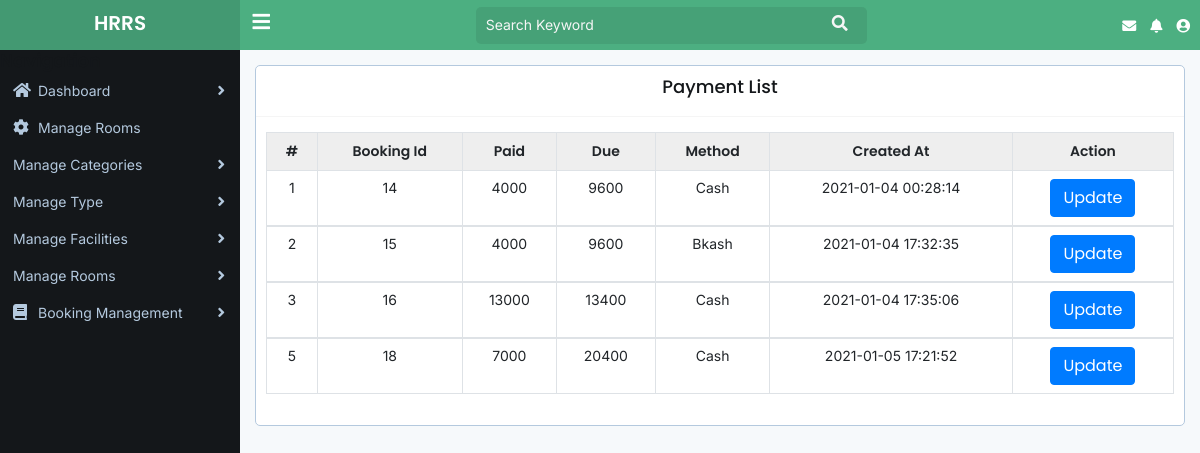
The app's page /payment.php (signed in) with its own data.
### tables this page shows
CREATE TABLE `payment` (
  `payment_id` int(11) NOT NULL,
  `book_id` int(11) NOT NULL,
  `paid` varchar(50) NOT NULL,
  `due` varchar(50) NOT NULL,
  `method` varchar(50) NOT NULL,
  `created_at` datetime DEFAULT current_timestamp()
);

### payment.php (the view, shortened to what this page needs)
<?php include 'header.php';
include 'sidebar.php' ?>
			<div class="main-content-area">
				<div class="content">
					<div class="container-fluid">
						<div class="row">
							<div class="col-lg-12">
								<div class="box text-center">
									<div class="box-header with-border">
										<h4 class="box-title">Payment List</h4>
									</div>
									<div class="box-body">
										<table class="table table-bordered table-hover">
											<thead>
												<tr>
													<th>#</th>
													<th>Booking Id</th>
													<th>Paid</th>
													<th>Due</th>
													<th>Method</th>
													<th>Created At</th>
													<th>Action</th>
												</tr>
											</thead>
											<?php
                    $sql="SELECT * FROM payment";
                    $run=$conn->query($sql);
                    if($run->num_rows > 0){
                        while ($result=$run->fetch_assoc()) {?>
                        <tbody>
                        <tr>
                            <td><?php echo $result['payment_id']?></td>
                            <td><?php echo $result['book_id']?></td>
                            <td><?php echo $result['paid']?></td>
                            <td><?php echo $result['due']?></td>
                            <td><?php echo $result['method']?></td>
                            <td><?php echo $result['created_at']?></td>
                            <td><a href="updatepayment.php?payment_id=<?php echo $result['payment_id']?>" class="btn btn-primary">Update</a>
                            </td>
                        </tr>
                        </tbody>
                        <?php
                        }
                    }
                    ?>
										</table>
									</div>
								</div>
							</div>
						</div>
					</div>
				</div>
			</div>
<?php include 'footer.php'?>

### assets/css/style.css (style rules this page uses)
* { margin: 0px; padding: 0px; box-sizing: border-box; outline: none; }
html, body { width: 100%; height: 100%; }
body { font-family: "Inter", sans-serif; font-size: 14px; line-height: normal; background: #f6f9fb; }
h1, h2, h3, h4, h5, h6 { font-family: "Poppins", sans-serif; font-weight: 600; margin: 0; padding: 0; color: #14171a; }
h4 { font-size: 18px; }
.btn { font-family: "Poppins", sans-serif; font-weight: 400; }
.main-content-area { width: calc(100% - 240px); margin-left: 240px; transition: 300ms linear; padding: 15px 0px; }
.box { background: #ffffff; border: 1px solid #b4c9de; border-radius: 5px; margin-bottom: 30px; }
.box .box-header { padding: 10px 10px 15px 10px; }
.box .box-header.with-border { border-bottom: 1px solid #f5f5f5; }
.box .box-header .box-title { padding-bottom: 3px; font-weight: 500; }
.box .box-body { padding: 15px 10px; }
.table tr th { font-family: "Poppins", sans-serif; font-weight: 600; padding: 8px 10px; border-bottom-width: 1px; }
.table tr td { font-size: 14px; padding: 8px 10px; }
.table.table-bordered thead { background: #eeeeee; }
.table.table-hover tr td { cursor: pointer; }

### records on screen
payment: payment_id "1", book "14", paid "4000", due "9600", method "Cash", created_at "2021-01-04 00:28:14"
payment: payment_id "2", book "15", paid "4000", due "9600", method "Bkash", created_at "2021-01-04 17:32:35"
payment: payment_id "3", book "16", paid "13000", due "13400", method "Cash", created_at "2021-01-04 17:35:06"
payment: payment_id "5", book "18", paid "7000", due "20400", method "Cash", created_at "2021-01-05 17:21:52"
